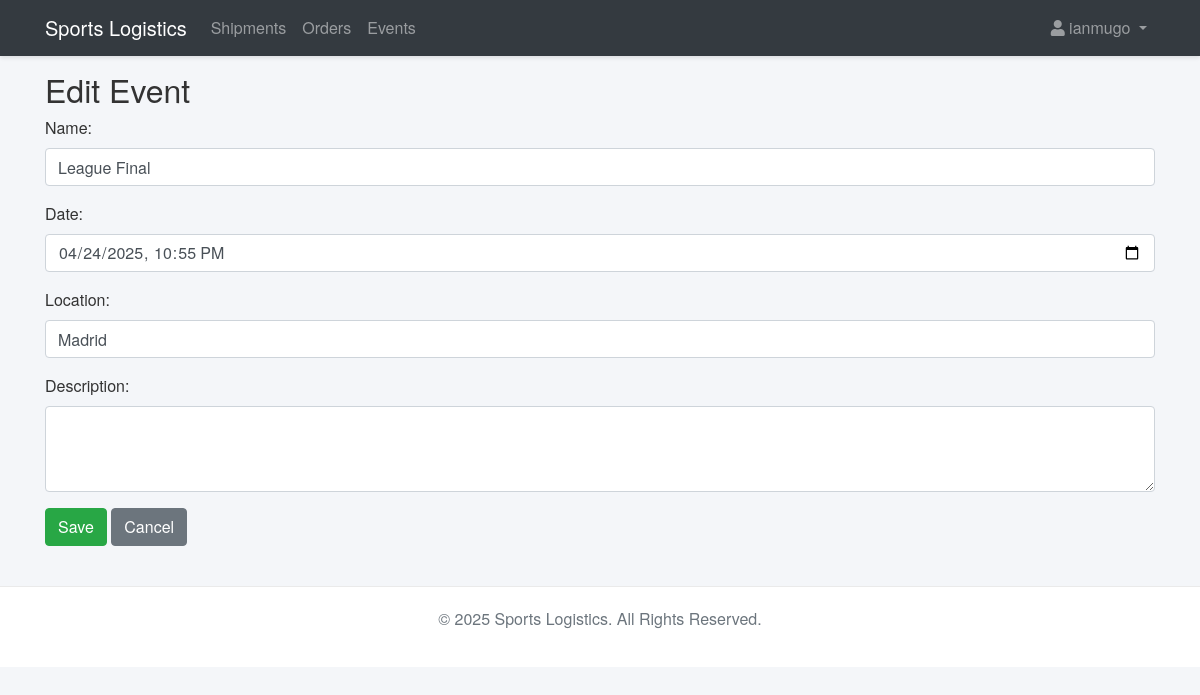
Page /events/3/update/ (signed in) on the committed database.
### logistics_app/models.py (models this page shows, shortened)
class Event(models.Model):
    name        = models.CharField(max_length=100)
    date        = models.DateTimeField()
    location    = models.CharField(max_length=200)
    description = models.TextField(blank=True, null=True)

### logistics_app/views.py (the view)
# urls.py: path('events/<int:pk>/update/', views.EventUpdateView.as_view(), name='event_update'),
class EventUpdateView(RoleRequiredMixin, UpdateView):
    allowed_roles = ['admin']
    model         = Event
    form_class    = EventForm
    template_name = 'logistics_app/event_form.html'
    success_url   = reverse_lazy('event_list')

### logistics_app/forms.py
class EventForm(forms.ModelForm):
    class Meta:
        model = Event
        fields = '__all__'
        widgets = {
            'name':        forms.TextInput(attrs={'class': 'form-control'}),
            'date':        forms.DateTimeInput(attrs={'class': 'form-control', 'type': 'datetime-local'}, format='%Y-%m-%dT%H:%M'),
            'location':    forms.TextInput(attrs={'class': 'form-control'}),
            'description': forms.Textarea(attrs={'class': 'form-control', 'rows': 3}),
        }
    def __init__(self, *args, **kwargs):
        super().__init__(*args, **kwargs)
        if self.instance and self.instance.date:
            self.initial['date'] = self.instance.date.strftime('%Y-%m-%dT%H:%M')

### logistics_app/views.py (called while the page is built)
    def test_func(self):
        user = self.request.user
        if user.is_superuser:
            return True
        return (
            user.is_authenticated and
            hasattr(user, 'profile') and
            user.profile.role in self.allowed_roles
        )

### logistics_app/templates/logistics_app/event_form.html (shortened to what this page needs)
{% extends 'logistics_app/base.html' %}
{% block content %}
  <h2>{% if object %}Edit Event{% else %}Create Event{% endif %}</h2>
  <form method="post">
      {{ form.as_p }}
      <button type="submit" class="btn btn-success">Save</button>
      <a href="{% url 'event_list' %}" class="btn btn-secondary">Cancel</a>
  </form>
{% endblock %}

### logistics_app/templates/logistics_app/base.html (shortened to what this page needs)
{% load static %}
<!DOCTYPE html>
<html lang="en">
<head>
  <link rel="stylesheet" href="https://stackpath.bootstrapcdn.com/bootstrap/4.5.2/css/bootstrap.min.css">
  <link rel="stylesheet" href="https://cdnjs.cloudflare.com/ajax/libs/font-awesome/5.15.1/css/all.min.css">
  <link rel="stylesheet" href="{% static 'logistics_app/css/custom.css' %}">
</head>
<body>
  <nav class="navbar navbar-expand-lg navbar-dark bg-dark fixed-top">
    <div class="container">
      <a class="navbar-brand" href="{% url 'index' %}">Sports Logistics</a>
      <div class="collapse navbar-collapse" id="navbarNavDropdown">
        <ul class="navbar-nav mr-auto">
          <li class="nav-item">
            <a class="nav-link" href="{% url 'shipment_list' %}">Shipments</a>
          </li>
          <li class="nav-item">
            <a class="nav-link" href="{% url 'order_list' %}">Orders</a>
          </li>
          <li class="nav-item">
            <a class="nav-link" href="{% url 'event_list' %}">Events</a>
          </li>
        </ul>
        <ul class="navbar-nav">
          {% if user.is_authenticated %}
            <li class="nav-item dropdown">
              <a class="nav-link dropdown-toggle" href="#" id="userDropdown" role="button" data-toggle="dropdown"
                 aria-haspopup="true" aria-expanded="false">
                <i class="fas fa-user"></i> {{ user.username }}
              </a>
            </li>
          {% else %}
            <li class="nav-item">
              <a class="nav-link" href="{% url 'login' %}">Login</a>
            </li>
          {% endif %}
        </ul>
      </div>
    </div>
  </nav>
  <div class="container">
    {% block content %}{% endblock %}
  </div>
  <footer>
    <div class="container">
      <p class="text-muted">&copy; 2025 Sports Logistics. All Rights Reserved.</p>
    </div>
  </footer>
</body>
</html>

### logistics_app/static/logistics_app/css/custom.css (style rules this page uses)
body { padding-top: 70px; background: #f4f6f9; font-family: 'Helvetica Neue', Helvetica, Arial, sans-serif; color: #333; }
.navbar { box-shadow: 0 2px 4px rgba(0, 0, 0, 0.1); }
footer { background-color: #fff; padding: 20px 0; text-align: center; margin-top: 40px; border-top: 1px solid #eaeaea; }

### rows in the picture
Event: name "League Final", date "04/24/2025 22:55", location "Madrid"

### other values in the picture
{{ user.username }} "ianmugo"
